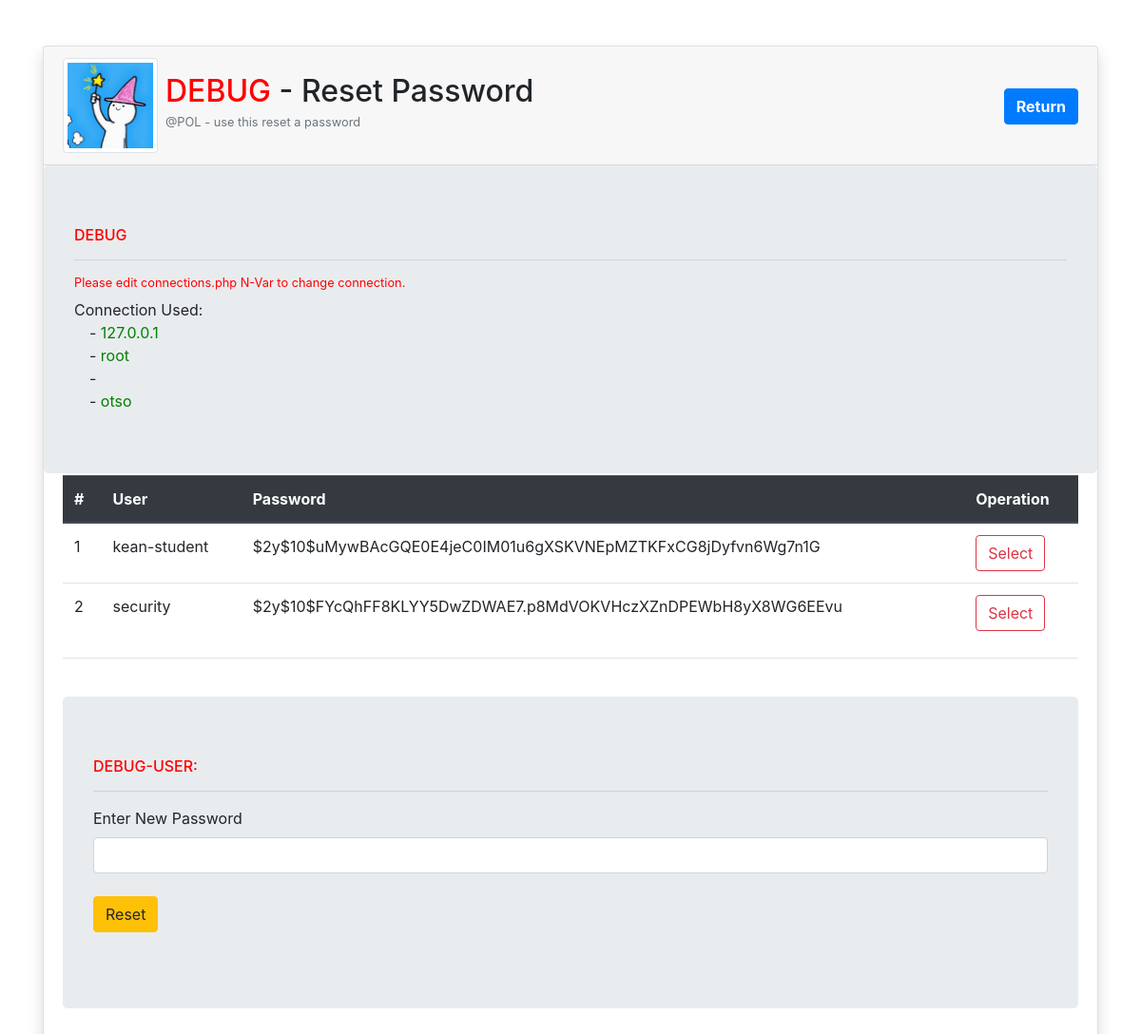
Screenshot of /eve/debug-tools/debug-functions/reset-password.php with the database file from the repository.
### tables this page shows
CREATE TABLE `users` (
  `permission` int(1) NOT NULL,
  `username` varchar(50) NOT NULL,
  `password` varchar(200) NOT NULL,
  `firstName` varchar(50) NOT NULL,
  `middleName` varchar(50) NOT NULL,
  `lastName` varchar(50) NOT NULL
);

### eve/library-process/connection.php (called while the page is built, shortened)
<?php
$N = 0;
if ($N == 1) {
  $server = "localhost";
  $dbuser = "gtech.dp";
  $dbpass = "dp";
  $dbname = "paulodb";
  $conn = mysqli_connect($server, $dbuser, $dbpass, $dbname);
  if (!$conn) {
   die("Connection failed: " . mysqli_connect_error());
  }
} elseif ($N == 0) {
    $dbuser = "root";
    $dbname = "otso";
  }
 ?>

### eve/debug-tools/debug-functions/reset-password.php (the view, shortened to what this page needs)
<?php
require_once '../../library-process/connection.php';
 ?>
<!DOCTYPE html>
<html lang="en" dir="ltr">
  <head>
    <link rel="stylesheet" href="https://stackpath.bootstrapcdn.com/bootstrap/4.4.1/css/bootstrap.min.css">
  </head>
  <body>
    <div class="container maindiv">
      <div class="card shadow mt-5 ">
        <div class="card-header">
          <img src="../../library-resource/img/pol_thumbnail.png" alt="404" class="img-thumbnail rounded float-left mr-2" style="width:100px; height:100px;">
          <div class="card-title ml-5 mt-3">
            <h2 class="d-inline mt-5"><span style="color:red">DEBUG</span> - Reset Password </h2>
            <a class="d-inline float-right font-weight-bold btn btn-primary mt-3" href="../index.php">Return</a>
          </div>
          <h6 class="card-subtitle mb-2 ml-3 text-muted small fontsub">@POL - use this reset a password</h6>
         </div>
         <div class="jumbotron">
           <h6 style="color:Red">DEBUG</h6>
           <hr>
           <h6 class="small "style="color:Red">Please edit connections.php N-Var to change connection.</h6>
           <span >Connection Used: </span><br>
             <span class="ml-3">- <span style="color:green"><?php echo $_SERVER['SERVER_ADDR']; ?></span></span><br>
             <span class="ml-3">- <span style="color:green"><?php echo $dbuser; ?></span></span><br>
             <span class="ml-3">- <span style="color:green"><?php echo $dbpass; ?></span></span><br>
             <span class="ml-3">- <span style="color:green"><?php echo $dbname; ?></span></span><br>
         </div>
        <div class="card-body">
          <div class="">
              <table class="table" style="margin-top:-50px;">
                <thead class="thead-dark">
                  <tr>
                    <th>#</th>
                    <th>User</th>
                    <th>Password</th>
                    <th>Operation</th>
                  </tr>
                </thead>
                <tbody>
                  <?php
                  $sql = "SELECT * FROM users";
                  $result = mysqli_query($conn,$sql);
                  $rownum = 1;
                  while($row = mysqli_fetch_array($result, MYSQLI_ASSOC)) {
                    echo "<tr>
                        <td>".$rownum."</td>
                        <td>".$row['username']."</td>
                        <td>".$row['password']."</td>
                        <td>"."<form method='GET'>
                              <input type='hidden' name='resetid' value=".$row['username'].">
                              <input class='btn btn-outline-danger' type='submit' id='confirm' name='resetbtn' value='Select'>
                            </form>"."</td></tr>";
                    $rownum++;
                  }
                   ?>
                </tbody>
              </table>
              <hr>
              <br>
              <div class="jumbotron">
                <h6 style="color:Red">DEBUG-USER: <span><?php echo $_GET['resetid']; ?></span></h6>
                <hr>
                <form method="post">
            <div class="form-group">
              <label for="formGroupExampleInput">Enter New Password</label>
              <input type="text" name="newpass" class="form-control" >
              <input class='btn btn-warning mt-4' type='submit' id='reset' name='reset' value='Reset'>
            </div>
          </form>
              </div>
          </div>
      </div>
  </body>
</html>

### rows the page displays
users: username "kean-student", password "$2y$10$uMywBAcGQE0E4jeC0IM01u6gXSKVNEpMZTKFxCG8jDyfvn6Wg7n1G"
users: username "security", password "$2y$10$FYcQhFF8KLYY5DwZDWAE7.p8MdVOKVHczXZnDPEWbH8yX8WG6EEvu"

### other values shown
$_SERVER['SERVER_ADDR'] "127.0.0.1"
$dbuser "root"
$dbname "otso"
